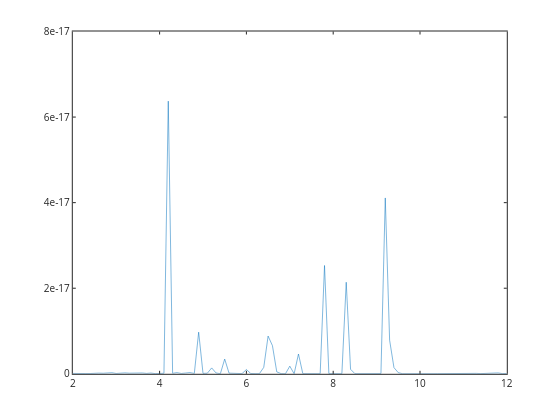

This figure's notebook cell:
### Code cell
plot(pH,MASSERR)

### Figure 1 — Plotly figure (JSON) as saved in the notebook; plotly's stock layout.template omitted (floating-point values rounded to 4 significant figures)
{"data": [{"line": {"color": "rgb(0,113,188)", "dash": "solid", "width": 0.5}, "marker": {"color": "rgb(0,113,188)", "line": {"color": "rgb(0,113,188)"}, "size": 6, "symbol": "none"}, "mode": "lines", "name": "", "showlegend": false, "type": "scatter", "visibility": true, "x": [2, 2.1, 2.2, 2.3, 2.4, 2.5, 2.6, 2.7, 2.8, 2.9, 3, 3.1, 3.2, 3.3, 3.4, 3.5, 3.6, 3.7, 3.8, 3.9, 4, 4.1, 4.2, 4.3, 4.4, 4.5, 4.6, 4.7, 4.8, 4.9, 5, 5.1, 5.2, 5.3, 5.4, 5.5, 5.6, 5.7, 5.8, 5.9, 6, 6.1, 6.2, 6.3, 6.4, 6.5, 6.6, 6.7, 6.8, 6.9, 7, 7.1, 7.2, 7.3, 7.4, 7.5, 7.6, 7.7, 7.8, 7.9, 8, 8.1, 8.2, 8.3, 8.4, 8.5, 8.6, 8.7, 8.8, 8.9, 9, 9.1, 9.2, 9.3, 9.4, 9.5, 9.6, 9.7, 9.8, 9.9, 10, 10.1, 10.2, 10.3, 10.4, 10.5, 10.6, 10.7, 10.8, 10.9, 11, 11.1, 11.2, 11.3, 11.4, 11.5, 11.6, 11.7, 11.8, 11.9, 12], "xaxis": "x", "y": [8.132e-20, 2.033e-20, 4.743e-20, 6.099e-20, 6.099e-20, 2.033e-20, 1.559e-19, 1.287e-19, 1.559e-19, 2.507e-19, 7.454e-20, 1.83e-19, 2.101e-19, 1.423e-19, 1.694e-19, 2.372e-19, 1.897e-19, 8.809e-20, 1.762e-19, 4.066e-20, 1.626e-19, 1.152e-19, 6.372e-17, 1.084e-19, 2.711e-19, 7.454e-20, 1.762e-19, 2.846e-19, 7.454e-20, 9.731e-18, 8.809e-20, 1.355e-19, 1.376e-18, 1.965e-19, 1.355e-20, 3.442e-18, 1.491e-19, 7.454e-20, 8.132e-20, 4.743e-20, 9.961e-19, 7.454e-20, 4.066e-20, 3.388e-20, 1.504e-18, 8.823e-18, 6.573e-18, 4.472e-19, 4.066e-20, 1.355e-20, 1.782e-18, 6.776e-21, 4.621e-18, 3.388e-20, 4.066e-20, 3.388e-20, 1.355e-20, 2.711e-20, 2.532e-17, 4.066e-20, 3.388e-20, 2.711e-20, 2.033e-20, 2.14e-17, 1.064e-18, 3.388e-20, 1.355e-20, 2.033e-20, 3.388e-20, 3.388e-20, 5.421e-20, 4.743e-20, 4.11e-17, 7.854e-18, 1.443e-18, 2.575e-19, 2.033e-20, 4.743e-20, 4.743e-20, 2.711e-20, 2.711e-20, 6.776e-21, 1.355e-20, 2.711e-20, 3.388e-20, 4.743e-20, 6.776e-21, 1.084e-19, 1.355e-19, 4.743e-20, 1.694e-19, 8.809e-20, 1.355e-19, 9.487e-20, 4.743e-20, 6.776e-20, 1.965e-19, 2.033e-19, 2.033e-19, 4.743e-20, 6.776e-20], "yaxis": "y"}], "layout": {"height": 420, "hovermode": "closest", "margin": {"b": 0, "l": 0, "r": 0, "t": 0}, "plot_bgcolor": "rgba(0,0,0,0)", "showlegend": false, "width": 560, "xaxis": {"anchor": "y", "autorange": false, "domain": [0.13, 0.905], "exponentformat": "none", "gridcolor": "rgba(38,38,38,0.15)", "gridwidth": 1, "linecolor": "rgb(38,38,38)", "linewidth": 1, "mirror": "ticks", "range": [2, 12], "showgrid": false, "showline": true, "side": "bottom", "spikedash": "solid", "spikemode": "across", "spikesides": false, "spikethickness": 1, "tickangle": 0, "tickcolor": "rgb(38,38,38)", "tickfont": {"color": "rgb(38,38,38)", "size": 10}, "ticklen": 3, "ticks": "inside", "ticktext": ["2", "4", "6", "8", "10", "12"], "tickvals": [2, 4, 6, 8, 10, 12], "title": {"font": {"color": "rgb(0,0,0)", "size": 11}, "text": ""}, "type": "linear", "visible": true, "zeroline": false}, "yaxis": {"anchor": "x", "autorange": false, "domain": [0.11, 0.925], "exponentformat": "none", "gridcolor": "rgba(38,38,38,0.15)", "gridwidth": 1, "linecolor": "rgb(38,38,38)", "linewidth": 1, "mirror": "ticks", "range": [0, 8e-17], "showgrid": false, "showline": true, "side": "left", "spikedash": "solid", "spikemode": "across", "spikesides": false, "spikethickness": 1, "tickangle": 0, "tickcolor": "rgb(38,38,38)", "tickfont": {"color": "rgb(38,38,38)", "size": 10}, "ticklen": 3, "ticks": "inside", "ticktext": ["0", "2e-17", "4e-17", "6e-17", "8e-17"], "tickvals": [0, 2e-17, 4e-17, 6e-17, 8e-17], "title": {"font": {"color": "rgb(0,0,0)", "size": 11}, "text": ""}, "type": "linear", "visible": true, "zeroline": false}}}
